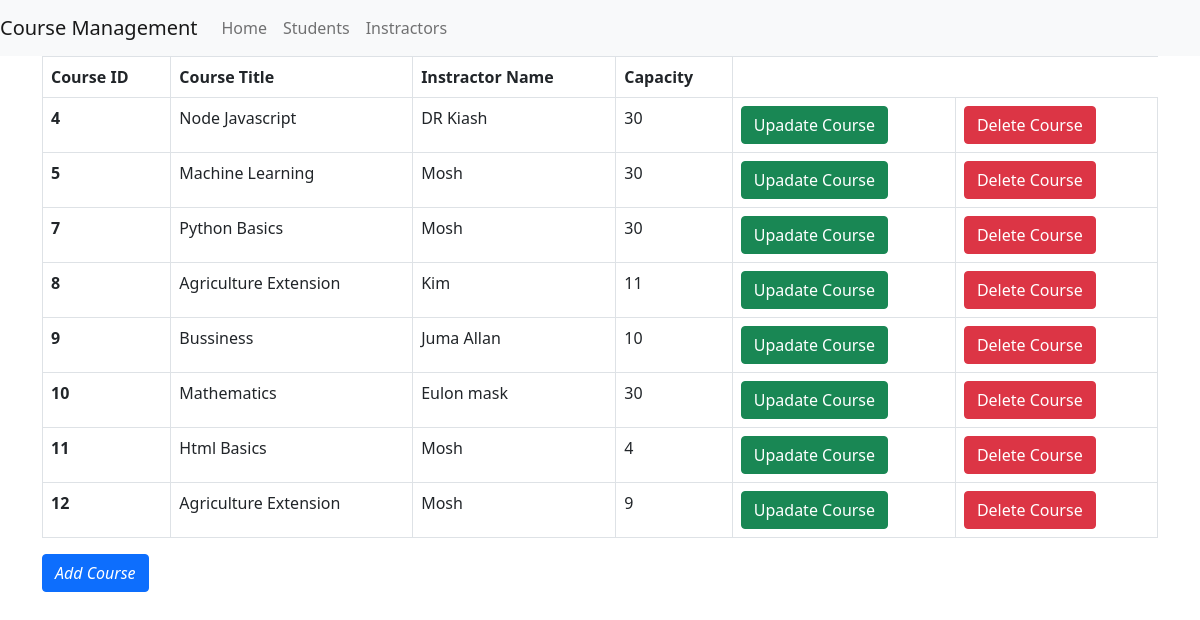
The page / on the database its author committed.
### course/models.py (models this page shows, shortened)
class Course(models.Model):
    course_id=models.AutoField(primary_key=True)
    course_title=models.CharField(max_length=100)
    instractor_name=models.CharField(max_length=100)
    capacity=models.IntegerField(default=30)
    open_seats=models.IntegerField(default=30)
    class Meta:
        verbose_name_plural='Course'
        db_table='course'

### course/views.py (the view)
# urls.py: path('',Indeview,name='index'),
def Indeview(request):
    courses=Course.objects.all()
    context={
        'courses':courses
    }
    return render(request,'index.html',context)

### templates/index.html (shortened to what this page needs)
{% extends "base.html" %}
{% block content %}
<div class="container">
    <div class="row">
      <div class="col-12">
        <table class="table table-bordered">
          <thead>
            <tr>
              <th scope="col">Course ID</th>
              <th scope="col">Course Title</th>
              <th scope="col">Instractor Name</th>
              <th scope="col">Capacity</th>
            </tr>
          </thead>
          <tbody>
            {% for course in courses %}
            <tr>
              <th scope="row">{{ course.course_id }}</th>
              <td>{{course.course_title}}</td>
              <td>{{course.instractor_name}}</td>
              <td>{{course.capacity}}</td>
              <td><a href="{% url 'course:update' course.pk %}"><button type="button" class="btn btn-success">Upadate Course</button></a> </td>
              <td><a href="{% url 'course:delete' course.pk %}"><button type="button" class="btn btn-danger">Delete Course</button></a> </td>
            </tr>
            {% endfor %}
          </tbody>
        </table>
        <td>
              <a href="{% url 'course:add' %}"><button type="button" class="btn btn-primary"><i class="far fa-eye">Add Course</i></button></a>
              </td>
      </div>
    </div>
  </div>
{% endblock %}

### templates/base.html (shortened to what this page needs)
{% load static %}
<!DOCTYPE html>
<html lang="en">
<head>
    <link href="https://cdn.jsdelivr.net/npm/bootstrap@5.0.2/dist/css/bootstrap.min.css" rel="stylesheet">
</head>
<body>
    <nav class="navbar navbar-expand-lg navbar-light bg-light">
        <a class="navbar-brand" href="#">Course Management</a>
        <div class="collapse navbar-collapse" id="navbarNav">
          <ul class="navbar-nav">
            <li class="nav-item active">
              <a class="nav-link" href="{% url 'course:index' %}">Home</a>
            </li>
            <li class="nav-item">
              <a class="nav-link" href="{%  url 'course:student' %}">Students</a>
            </li>
            <li class="nav-item">
              <a class="nav-link" href="{% url 'course:instractor' %}">Instractors</a>
            </li>
          </ul>
        </div>
      </nav>
    {% block content %}
    {% endblock %}
</body>
</html>

### rows shown on the page
Course: course_id "4", course_title "Node Javascript", instractor_name "DR Kiash", capacity "30"
Course: course_id "5", course_title "Machine Learning", instractor_name "Mosh", capacity "30"
Course: course_id "7", course_title "Python Basics", instractor_name "Mosh", capacity "30"
Course: course_id "8", course_title "Agriculture Extension", instractor_name "Kim", capacity "11"
Course: course_id "9", course_title "Bussiness", instractor_name "Juma Allan", capacity "10"
Course: course_id "10", course_title "Mathematics", instractor_name "Eulon mask", capacity "30"
Course: course_id "11", course_title "Html Basics", instractor_name "Mosh", capacity "4"
Course: course_id "12", course_title "Agriculture Extension", instractor_name "Mosh", capacity "9"
